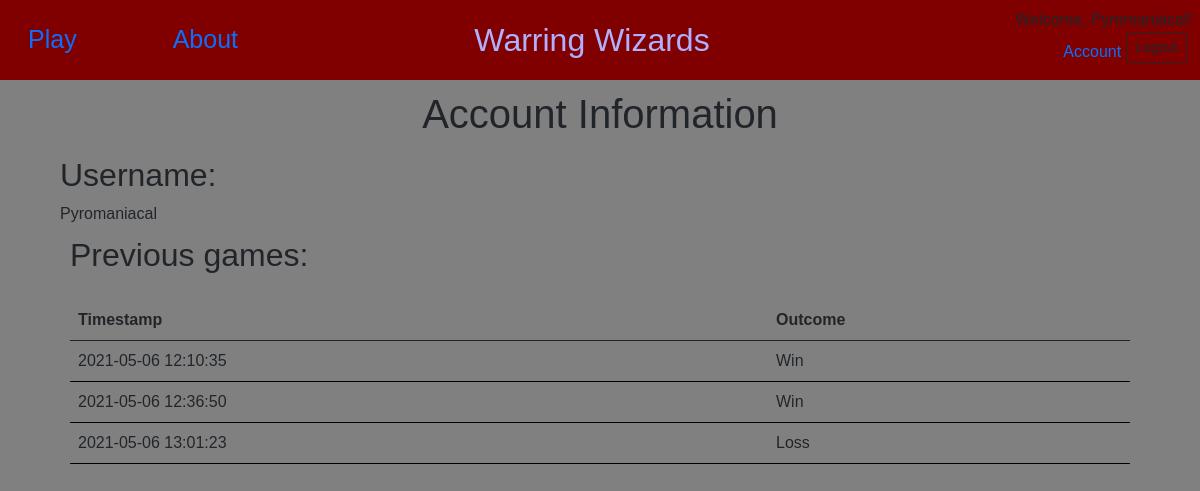
Before: /account (signed in) with the older database file.
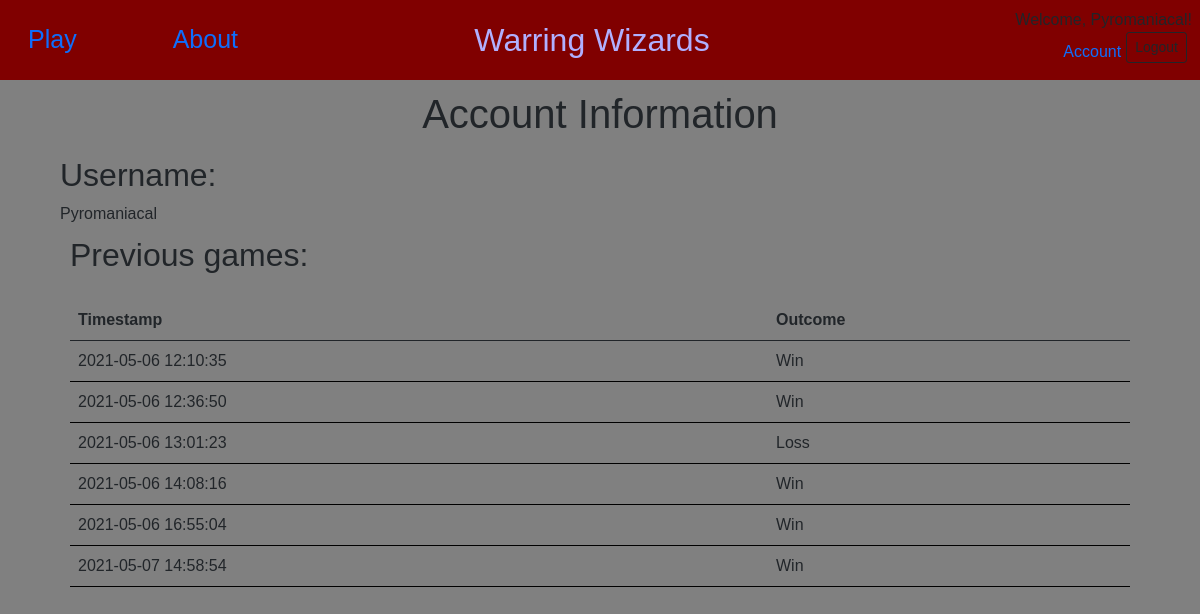
After: the same page with the newer database file.
### tables this page shows
CREATE TABLE users (id integer primary key autoincrement , username varchar(50), password_hash varchar(50), is_administrator INTEGER DEFAULT 0, can_create_games INTEGER DEFAULT 0);

CREATE TABLE players (
	id INTEGER PRIMARY KEY AUTOINCREMENT,
	user_id REAL,
	game_id REAL,
	hp REAL,
	max_hp REAL,
	heal REAL,
	armor REAL,
	attack REAL,
	income REAL,
	coins REAL,
	energy REAL,
	energy_increase REAL,
	energy_acceleration REAL,
    timestamp DATETIME DEFAULT CURRENT_TIMESTAMP, is_alive INTEGER DEFAULT 1, is_archived INTEGER DEFAULT 0,
	FOREIGN KEY (user_id)
		REFERENCES users (id),
	FOREIGN KEY (game_id)
		REFERENCES games(id)
);

CREATE TABLE games (
id INTEGER PRIMARY KEY AUTOINCREMENT,
timestamp DATETIME DEFAULT CURRENT_TIMESTAMP,
user_id INTEGER NOT NULL, can_join INTEGER, available_slots INTEGER DEFAULT 0, is_archived INTEGER DEFAULT 0, wait_time INTEGER DEFAULT 150,
FOREIGN KEY (user_id)
REFERENCES users (id)
);

### app.py (the view)
@app.route("/account", methods = ["GET"])
@login_required
def account():
    previous_games = get_previous_games(current_user)
    return render_template("account.html", previous_games = previous_games)

### app.py (called while the page is built)
@login_manager.user_loader
def load_user(user_id):
    return get_user_by_id(user_id, is_authenticated = True)

### static/database/repositories/GameRepository.py (called while the page is built)
def get_previous_games(user):
    return GameConnection().get_previous_games(user.get_id())

### static/database/repositories/UserRepository.py (called while the page is built)
def get_user_by_id(id, is_authenticated = False):
    user = User(id = id, is_authenticated = is_authenticated)
    if user.get_attributes_by_id():
        return user
    else:
        return None

### templates/account.html (shortened to what this page needs)
{% extends "layoutmainpages.html" %}
{% block body %}
    <h1>
        Account Information
    </h1>
    <div class="padded-section">
        <div>
            <h2>
                Username:
            </h2>
            <div>
                {{ current_user.get_username() }}
            </div>
        </div>
        <div class="padded-section">
            <h2>
                Previous games:
            </h2>
            <table class="table">
                <thead>
                    <tr>
                        <th scope="col">
                            Timestamp
                        </th>
                        <th scope="col">
                            Outcome
                        </th>
                    </tr>
                </thead>
                <tbody>
                {% for game in previous_games %}
                    <tr>
                        <td>
                            {{ game.timestamp }}
                        </td>
                        <td>
                            {% if game.is_alive %}
                                Win
                            {% else %}
                                Loss
                            {% endif %}
                        </td>
                    </tr>
                {% endfor %}
                </tbody>
            </table>
        </div>
    </div>
{% endblock %}

### templates/layoutmainpages.html (shortened to what this page needs)
{% extends "parentlayout.html" %}
{% block parent_body %}
    <body class="standard_body">
        <nav class="navbar top_bar">
            <div class="navbar-nav navbar-links navbar-section">
                <div class="navbar-nav navbar-link">
                    <a class="nav-link" href="/games">Play</a>
                </div>
                <div class="navbar-nav navbar-link">
                    <a class="nav-link" href="/about">About</a>
                </div>
            </div>
            <div class="nav navbar-nav navbar-brand navbar-center game_title nav-item">
                <a href="/">
                    Warring Wizards
                </a>
            </div>
            {% if current_user.is_authenticated == True %}
            <div class="nav navbar-nav ml-auto justify-content-end login_bar nav-item navbar-section">
                <div class="login-links">
                    <a class=" nav-link login-item" href="/account">Account</a>
                    <form action="/logout" class="login-item">
                        <input class="btn btn-outline-dark btn-sm" type="submit" value="Logout">
                    </form>
                </div>
            </div>
            {% endif %}
        </nav>
        <div class="standard_main_body">
            {% block body %}
            {% endblock %}
        </div>
    </body>
{% endblock %}

### templates/parentlayout.html (shortened to what this page needs)
<!DOCTYPE html>
<html lang="en">
    <head>
        <link href="https://cdn.jsdelivr.net/npm/bootstrap@5.0.0-beta3/dist/css/bootstrap.min.css" rel="stylesheet">
        <link href="{{ url_for('static', filename='css/styles.css') }}" rel="stylesheet">
    </head>
    {% block parent_body %}
    {% endblock %}
</html>

### static/css/styles.css (style rules this page uses)
h1 { text-align: center; }
table { margin-top: 25px; margin-bottom: 50px; }
tbody, td, tfoot, th, thead, tr { border-color: black; }
.standard_body { background-image: url('/static/parchmentbackgroundimage.jpg'); background-color: gray; font-family: Luminari, "Brush Script MT", sans-serif; margin-top: 0px; margin-left: 0px; margin-right: 0px; }
.standard_main_body { margin-top: 10px; margin-bottom: 10px; margin-left: 50px; margin-right: 50px; }
.top_bar { flex-wrap: nowrap; justify-content: space-between; padding-left: 8px; padding-right: 8px; position: sticky; top: 0; background-color: maroon; z-index: 0; }
.login_bar { text-align: right; }
.game_title { text-align: center; }
.game_title a, .game_title a:visited { font-size: xx-large; color: #B0B0FF; text-align: center; text-decoration: none; }
.padded-section { padding: 10px; }
.navbar-section { width: 250px; }
.navbar-links { display: flex; flex-direction: row; justify-content: space-between; }
.navbar-link { padding-left: 20px; padding-right: 20px; font-size: 25px; display: flex; }
.login-links { display: flex; flex-direction: row; justify-content: flex-end; }
.login-item { padding-left: 5px; padding-right: 5px; }

Changed rows visible on the page:
added players: timestamp "2021-05-06 14:08:16", is_alive "Win"
added players: timestamp "2021-05-06 16:55:04", is_alive "Win"
added players: timestamp "2021-05-07 14:58:54", is_alive "Win"
